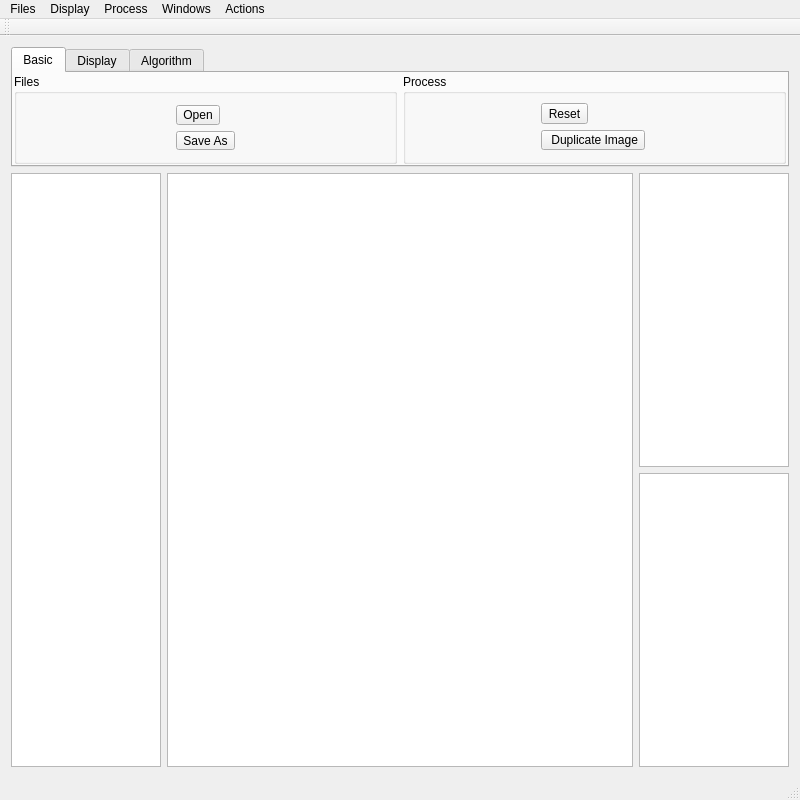
<?xml version="1.0" encoding="UTF-8"?>
<ui version="4.0">
 <class>MainWindow</class>
 <widget class="QMainWindow" name="MainWindow">
  <property name="geometry">
   <rect>
    <x>0</x>
    <y>0</y>
    <width>800</width>
    <height>800</height>
   </rect>
  </property>
  <property name="windowTitle">
   <string>MainWindow</string>
  </property>
  <widget class="QWidget" name="centralWidget">
   <layout class="QVBoxLayout" name="verticalLayout">
    <item>
     <widget class="QTabWidget" name="tabWidget">
      <property name="maximumSize">
       <size>
        <width>100000</width>
        <height>120</height>
       </size>
      </property>
      <property name="currentIndex">
       <number>0</number>
      </property>
      <widget class="QWidget" name="tab">
       <attribute name="title">
        <string>Basic</string>
       </attribute>
       <layout class="QHBoxLayout" name="horizontalLayout">
        <property name="spacing">
         <number>6</number>
        </property>
        <property name="sizeConstraint">
         <enum>QLayout::SetDefaultConstraint</enum>
        </property>
        <property name="leftMargin">
         <number>1</number>
        </property>
        <property name="topMargin">
         <number>1</number>
        </property>
        <property name="rightMargin">
         <number>1</number>
        </property>
        <property name="bottomMargin">
         <number>1</number>
        </property>
        <item>
         <widget class="QGroupBox" name="groupBox_3">
          <property name="title">
           <string>Files</string>
          </property>
          <layout class="QGridLayout" name="gridLayout_2">
           <item row="1" column="1">
            <widget class="QToolButton" name="toolButton_4">
             <property name="sizePolicy">
              <sizepolicy hsizetype="Preferred" vsizetype="Preferred">
               <horstretch>0</horstretch>
               <verstretch>0</verstretch>
              </sizepolicy>
             </property>
             <property name="text">
              <string>Save As</string>
             </property>
            </widget>
           </item>
           <item row="0" column="1">
            <widget class="QToolButton" name="toolButton_5">
             <property name="text">
              <string>Open</string>
             </property>
            </widget>
           </item>
          </layout>
         </widget>
        </item>
        <item>
         <widget class="QGroupBox" name="groupBox">
          <property name="title">
           <string>Process</string>
          </property>
          <layout class="QGridLayout" name="gridLayout_3">
           <property name="leftMargin">
            <number>9</number>
           </property>
           <property name="topMargin">
            <number>9</number>
           </property>
           <item row="0" column="0">
            <widget class="QToolButton" name="toolButton">
             <property name="text">
              <string>Reset</string>
             </property>
            </widget>
           </item>
           <item row="1" column="0">
            <widget class="QToolButton" name="toolButton_2">
             <property name="text">
              <string> Duplicate Image</string>
             </property>
            </widget>
           </item>
          </layout>
         </widget>
        </item>
       </layout>
      </widget>
      <widget class="QWidget" name="tab_2">
       <attribute name="title">
        <string>Display</string>
       </attribute>
       <layout class="QHBoxLayout" name="horizontalLayout_2">
        <property name="leftMargin">
         <number>1</number>
        </property>
        <property name="topMargin">
         <number>1</number>
        </property>
        <property name="rightMargin">
         <number>1</number>
        </property>
        <property name="bottomMargin">
         <number>1</number>
        </property>
        <item>
         <widget class="QGroupBox" name="groupBox_2">
          <property name="title">
           <string>Zoom</string>
          </property>
          <layout class="QGridLayout" name="gridLayout">
           <item row="1" column="0">
            <widget class="QToolButton" name="toolButton_10">
             <property name="text">
              <string>Zoom-</string>
             </property>
            </widget>
           </item>
           <item row="0" column="0">
            <widget class="QToolButton" name="toolButton_9">
             <property name="text">
              <string>Zoom+</string>
             </property>
            </widget>
           </item>
          </layout>
         </widget>
        </item>
        <item>
         <widget class="QGroupBox" name="groupBox_5">
          <property name="title">
           <string>OpenCV Windows</string>
          </property>
          <layout class="QGridLayout" name="gridLayout_7">
           <item row="0" column="0">
            <widget class="QToolButton" name="toolButton_11">
             <property name="text">
              <string>Close All OpenCV Windows </string>
             </property>
            </widget>
           </item>
          </layout>
         </widget>
        </item>
       </layout>
      </widget>
      <widget class="QWidget" name="tab_4">
       <attribute name="title">
        <string>Algorithm</string>
       </attribute>
       <layout class="QHBoxLayout" name="horizontalLayout_4">
        <property name="leftMargin">
         <number>1</number>
        </property>
        <property name="topMargin">
         <number>1</number>
        </property>
        <property name="rightMargin">
         <number>1</number>
        </property>
        <property name="bottomMargin">
         <number>1</number>
        </property>
        <item>
         <widget class="QGroupBox" name="groupBox_4">
          <property name="title">
           <string>Color</string>
          </property>
          <layout class="QGridLayout" name="gridLayout_4">
           <item row="0" column="0">
            <widget class="QToolButton" name="toolButton_7">
             <property name="text">
              <string>RGB2Gray</string>
             </property>
            </widget>
           </item>
           <item row="1" column="0">
            <widget class="QToolButton" name="toolButton_13">
             <property name="text">
              <string>Threshold</string>
             </property>
            </widget>
           </item>
          </layout>
         </widget>
        </item>
        <item>
         <widget class="QGroupBox" name="groupBox_6">
          <property name="title">
           <string>Gray</string>
          </property>
          <layout class="QGridLayout" name="gridLayout_6">
           <item row="0" column="0">
            <widget class="QToolButton" name="toolButton_6">
             <property name="text">
              <string>Threshold</string>
             </property>
            </widget>
           </item>
           <item row="1" column="0">
            <widget class="QToolButton" name="toolButton_12">
             <property name="text">
              <string>Edge Detection</string>
             </property>
            </widget>
           </item>
          </layout>
         </widget>
        </item>
        <item>
         <widget class="QGroupBox" name="groupBox_7">
          <property name="title">
           <string>Binary</string>
          </property>
          <layout class="QGridLayout" name="gridLayout_5">
           <item row="0" column="0">
            <widget class="QToolButton" name="toolButton_3">
             <property name="text">
              <string>Connected Domin Lable</string>
             </property>
            </widget>
           </item>
           <item row="1" column="0">
            <widget class="QToolButton" name="toolButton_8">
             <property name="text">
              <string>Morphology process</string>
             </property>
            </widget>
           </item>
          </layout>
         </widget>
        </item>
       </layout>
      </widget>
     </widget>
    </item>
    <item>
     <layout class="QHBoxLayout" name="horizontalLayout_3">
      <item>
       <widget class="QListWidget" name="listWidget_2">
        <property name="maximumSize">
         <size>
          <width>150</width>
          <height>16777215</height>
         </size>
        </property>
       </widget>
      </item>
      <item>
       <widget class="QGraphicsView" name="graphicsView"/>
      </item>
      <item>
       <layout class="QVBoxLayout" name="verticalLayout_4">
        <item>
         <widget class="QTextEdit" name="textEdit_2">
          <property name="enabled">
           <bool>true</bool>
          </property>
          <property name="minimumSize">
           <size>
            <width>150</width>
            <height>0</height>
           </size>
          </property>
          <property name="maximumSize">
           <size>
            <width>150</width>
            <height>16777215</height>
           </size>
          </property>
          <property name="readOnly">
           <bool>true</bool>
          </property>
         </widget>
        </item>
        <item>
         <widget class="QTextEdit" name="textEdit_3">
          <property name="enabled">
           <bool>true</bool>
          </property>
          <property name="minimumSize">
           <size>
            <width>150</width>
            <height>0</height>
           </size>
          </property>
          <property name="maximumSize">
           <size>
            <width>150</width>
            <height>16777215</height>
           </size>
          </property>
          <property name="readOnly">
           <bool>true</bool>
          </property>
         </widget>
        </item>
       </layout>
      </item>
     </layout>
    </item>
   </layout>
  </widget>
  <widget class="QMenuBar" name="menuBar">
   <property name="geometry">
    <rect>
     <x>0</x>
     <y>0</y>
     <width>800</width>
     <height>25</height>
    </rect>
   </property>
   <widget class="QMenu" name="menuFiles">
    <property name="title">
     <string>Files</string>
    </property>
    <addaction name="actionOpen"/>
    <addaction name="actionSave_As"/>
   </widget>
   <widget class="QMenu" name="menuDisplay">
    <property name="title">
     <string>Display</string>
    </property>
    <widget class="QMenu" name="menuZoom">
     <property name="title">
      <string>Zoom</string>
     </property>
     <addaction name="actionZoom_2"/>
     <addaction name="actionZoom_3"/>
    </widget>
    <addaction name="menuZoom"/>
    <addaction name="actionOverlayer"/>
    <addaction name="actionOverlayer_Apply"/>
   </widget>
   <widget class="QMenu" name="menuProcess">
    <property name="title">
     <string>Process</string>
    </property>
    <addaction name="actionRGB2Gray"/>
    <addaction name="actionReset"/>
   </widget>
   <widget class="QMenu" name="menuWindows">
    <property name="title">
     <string>Windows</string>
    </property>
    <addaction name="actionTools_Bar"/>
   </widget>
   <widget class="QMenu" name="menuActions">
    <property name="title">
     <string>Actions</string>
    </property>
    <addaction name="actionTest"/>
    <addaction name="actionThreshold"/>
   </widget>
   <addaction name="menuFiles"/>
   <addaction name="menuDisplay"/>
   <addaction name="menuProcess"/>
   <addaction name="menuWindows"/>
   <addaction name="menuActions"/>
  </widget>
  <widget class="QToolBar" name="mainToolBar">
   <attribute name="toolBarArea">
    <enum>TopToolBarArea</enum>
   </attribute>
   <attribute name="toolBarBreak">
    <bool>false</bool>
   </attribute>
  </widget>
  <widget class="QStatusBar" name="statusBar"/>
  <action name="actionOpen">
   <property name="text">
    <string>Open</string>
   </property>
  </action>
  <action name="actionSave_As">
   <property name="text">
    <string>Save As</string>
   </property>
  </action>
  <action name="actionZoom_2">
   <property name="text">
    <string>Zoom+</string>
   </property>
  </action>
  <action name="actionZoom_3">
   <property name="text">
    <string>Zoom-</string>
   </property>
  </action>
  <action name="actionRGB2Gray">
   <property name="text">
    <string>RGB2Gray</string>
   </property>
   <property name="toolTip">
    <string>RGB to Gray</string>
   </property>
   <property name="visible">
    <bool>false</bool>
   </property>
  </action>
  <action name="actionReset">
   <property name="text">
    <string>Reset</string>
   </property>
   <property name="visible">
    <bool>false</bool>
   </property>
  </action>
  <action name="actionTools_Bar">
   <property name="checkable">
    <bool>true</bool>
   </property>
   <property name="checked">
    <bool>true</bool>
   </property>
   <property name="text">
    <string>Tools Bar</string>
   </property>
  </action>
  <action name="actionTest">
   <property name="text">
    <string>Test</string>
   </property>
   <property name="visible">
    <bool>false</bool>
   </property>
  </action>
  <action name="actionThreshold">
   <property name="text">
    <string>Threshold</string>
   </property>
   <property name="visible">
    <bool>false</bool>
   </property>
  </action>
  <action name="actionOverlayer">
   <property name="checkable">
    <bool>true</bool>
   </property>
   <property name="checked">
    <bool>false</bool>
   </property>
   <property name="enabled">
    <bool>false</bool>
   </property>
   <property name="text">
    <string>Overlayer</string>
   </property>
   <property name="visible">
    <bool>false</bool>
   </property>
  </action>
  <action name="actionOverlayer_Apply">
   <property name="text">
    <string>Overlayer Apply</string>
   </property>
   <property name="visible">
    <bool>false</bool>
   </property>
  </action>
  <action name="actionRemove_Image">
   <property name="text">
    <string>Remove Image</string>
   </property>
  </action>
  <action name="actionRename">
   <property name="text">
    <string>Rename</string>
   </property>
  </action>
  <action name="actionAddImage">
   <property name="text">
    <string>AddImage</string>
   </property>
   <property name="toolTip">
    <string>Add Image</string>
   </property>
  </action>
  <action name="actionConnected_Domin_Lable">
   <property name="text">
    <string>Connected Domin Lable</string>
   </property>
  </action>
  <action name="actionmorphology_process">
   <property name="text">
    <string>morphology process</string>
   </property>
   <property name="toolTip">
    <string>Morphology Process</string>
   </property>
  </action>
  <action name="actionDestoryAllCvWindows">
   <property name="text">
    <string>DestoryAllCvWindows</string>
   </property>
   <property name="toolTip">
    <string>Destory All CvWindows</string>
   </property>
  </action>
  <action name="actionEdge_Detection">
   <property name="text">
    <string>Edge Detection</string>
   </property>
  </action>
  <action name="actionThreshold_Color">
   <property name="text">
    <string>Threshold Color</string>
   </property>
  </action>
 </widget>
 <layoutdefault spacing="6" margin="11"/>
 <resources/>
 <connections/>
</ui>
